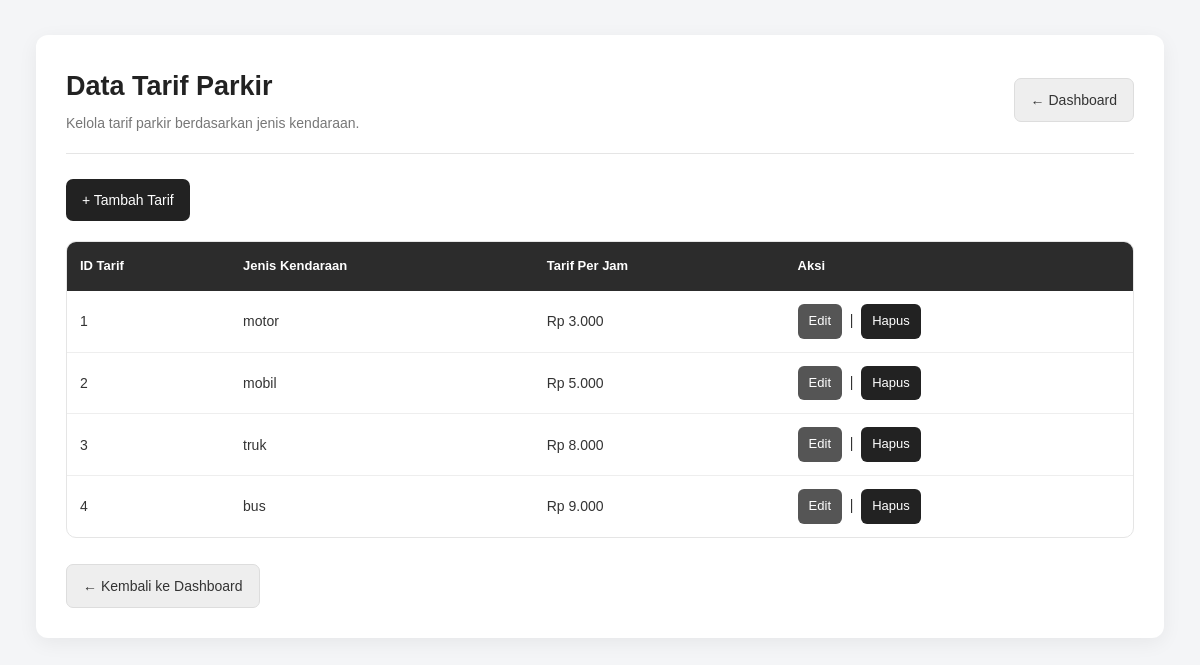
The page /tarif/tampil_tarif.php on the database its author committed.
### tables this page shows
CREATE TABLE `tb_tarif` (
  `id_tarif` int(11) NOT NULL,
  `jenis_kendaraan` enum('motor','mobil','truk','bus') NOT NULL,
  `tarif_per_jam` decimal(10,2) NOT NULL
);

### tarif/tampil_tarif.php (the view, shortened to what this page needs)
<?php
require_once '../koneksi.php';
$query = mysqli_query(
    $koneksi,
    "SELECT * FROM tb_tarif ORDER BY id_tarif ASC"
);
?>
<!DOCTYPE html>
<html lang="id">
<head>
    <link rel="stylesheet" href="http://localhost/parkir/style.css?v=3">
</head>
<body>
    <div class="container">
        <div class="page-header">
            <div>
                <h2>
                    Data Tarif Parkir
                </h2>
                <p class="page-description">
                    Kelola tarif parkir berdasarkan jenis kendaraan.
                </p>
            </div>
            <a href="../dashboard.php" class="kembali">
                ← Dashboard
            </a>
        </div>
        <p>
            <a href="tambah_tarif.php" class="btn">
                + Tambah Tarif
            </a>
        </p>
        <table>
            <tr>
                <th>
                    ID Tarif
                </th>
                <th>
                    Jenis Kendaraan
                </th>
                <th>
                    Tarif Per Jam
                </th>
                <th>
                    Aksi
                </th>
            </tr>
            <?php
            while ($data = mysqli_fetch_assoc($query)) {
                ?>
                <tr>
                    <td>
                        <?= htmlspecialchars(
                            $data['id_tarif']
                        ); ?>
                    </td>
                    <td>
                        <?= htmlspecialchars(
                            $data['jenis_kendaraan']
                        ); ?>
                    </td>
                    <td>
                        Rp
                        <?= number_format(
                            $data['tarif_per_jam'],
                            0,
                            ',',
                            '.'
                        ); ?>
                    </td>
                    <td>
                        <a href="edit_tarif.php?id=<?= $data['id_tarif']; ?>" class="edit">
                            Edit
                        </a>
                        &nbsp;|&nbsp;
                        <a href="hapus_tarif.php?id=<?= $data['id_tarif']; ?>" class="hapus"
                            onclick="return confirm('Yakin ingin menghapus tarif ini?')">
                            Hapus
                        </a>
                    </td>
                </tr>
                <?php
            }
            ?>
        </table>
        <br>
        <a href="../dashboard.php" class="kembali">
            ← Kembali ke Dashboard
        </a>
    </div>
</body>
</html>

### style.css (style rules this page uses)
* { margin: 0; padding: 0; box-sizing: border-box; }
:root { --primary: #222222; --primary-hover: #000000; --secondary: #555555; --secondary-hover: #333333; --background: #f4f5f7; --surface: #ffffff; --border: #e5e5e5; --text: #222222; --muted: #777777; --success: #2f7d4a; --danger: #b63b3b; --warning: #9a721f; --radius: 12px; --shadow: 0 5px 20px rgba(0, 0, 0, 0.06); --shadow-hover: 0 10px 30px rgba(0, 0, 0, 0.1); }
body { font-family: Arial, Helvetica, sans-serif; background: var(--background); color: var(--text); line-height: 1.6; min-height: 100vh; }
a { text-decoration: none; color: inherit; }
.container { width: 94%; max-width: 1400px; margin: 35px auto; background: var(--surface); padding: 30px; border-radius: var(--radius); box-shadow: var(--shadow); }
.page-header { display: flex; justify-content: space-between; align-items: center; gap: 20px; margin-bottom: 25px; padding-bottom: 18px; border-bottom: 1px solid var(--border); }
.page-header h2 { font-size: 27px; font-weight: 700; color: var(--text); margin-bottom: 4px; }
.page-description { color: var(--muted); font-size: 14px; }
h1, h2, h3, h4 { color: var(--text); }
.btn { display: inline-flex; align-items: center; justify-content: center; gap: 7px; background: var(--primary); color: white; padding: 10px 16px; border-radius: 7px; border: none; font-size: 14px; cursor: pointer; transition: background 0.2s ease, transform 0.2s ease, box-shadow 0.2s ease; }
.kembali { display: inline-flex; align-items: center; justify-content: center; gap: 7px; background: #eeeeee; color: #333333; padding: 10px 16px; border-radius: 7px; font-size: 14px; border: 1px solid #dddddd; transition: 0.2s ease; }
.edit { display: inline-flex; align-items: center; justify-content: center; background: #555555; color: white; padding: 7px 11px; border-radius: 6px; font-size: 13px; transition: 0.2s ease; }
.hapus { display: inline-flex; align-items: center; justify-content: center; background: #222222; color: white; padding: 7px 11px; border-radius: 6px; font-size: 13px; transition: 0.2s ease; }
table { width: 100%; border-collapse: separate; border-spacing: 0; margin-top: 20px; background: white; border: 1px solid var(--border); border-radius: 10px; overflow: hidden; }
table th { background: #2c2c2c; color: white; padding: 14px 13px; text-align: left; font-size: 13px; font-weight: 600; white-space: nowrap; border: none; }
table td { padding: 13px; border-bottom: 1px solid #eeeeee; color: #333333; font-size: 14px; vertical-align: middle; }
table tr:last-child td { border-bottom: none; }
table tbody tr { transition: background 0.15s ease; }
.container, .dashboard, .login-card, .card, .stat-card { animation: fadeIn 0.3s ease; }

### rows shown on the page
tb_tarif: id_tarif "1", jenis_kendaraan "motor", tarif_per_jam "3.000"
tb_tarif: id_tarif "2", jenis_kendaraan "mobil", tarif_per_jam "5.000"
tb_tarif: id_tarif "3", jenis_kendaraan "truk", tarif_per_jam "8.000"
tb_tarif: id_tarif "4", jenis_kendaraan "bus", tarif_per_jam "9.000"
